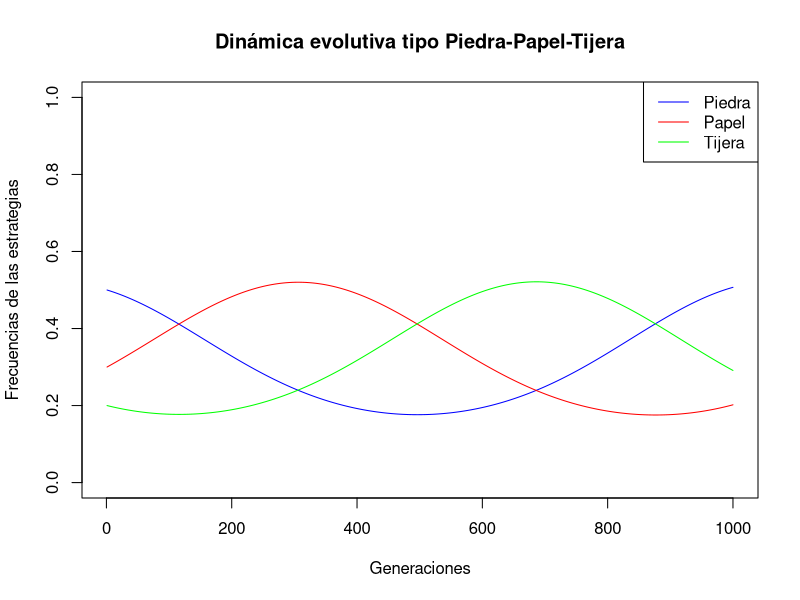

The R source for this figure:

###########################################################
# Simulación de un juego evolutivo tipo Piedra-Papel-Tijera 
###########################################################

# Condiciones iniciales: 

# Frecuencias iniciales definidas por usuario:
Frecuencias <- c(0.5,0.3,0.2) # Piedra, Papel, Tijera

# Frecuencias iniciales  aleatorias:
# set.seed(123)  # Para reproducibilidad
# Frecuencias <- runif(3) # se asigna de forma aleatoria 
# las Frecuencias iniciales de las 3 estrategias

Frecuencias <- Frecuencias / sum(Frecuencias)  # Normalizar para que las
# Frecuencias sumen 1

# Parámetros de la simulación:
Generaciones <- 1000  # Número de pasos temporales
dt <- 0.01            # Tamaño del paso temporal

# Matriz de pagos:
Matriz_Pagos <- matrix(c( 0, -1,  1,    # Piedra vs Piedra, Papel, Tijera
                          1,  0, -1,   # Papel vs Piedra, Papel, Tijera
                         -1,  1,  0),  # Tijera vs Piedra, Papel, Tijera
                       nrow = 3, byrow = TRUE)
rownames(Matriz_Pagos) <- c("Piedra", "Papel", "Tijera")
colnames(Matriz_Pagos) <- c("Piedra", "Papel", "Tijera")

Matriz_Pagos

# Función para calcular el fitness de cada estrategia:
Calcular_Fitness <- function(Frecuencias, Matriz_Pagos) {
  Fitness <- Matriz_Pagos %*% Frecuencias  # Multiplicación matricial (fitness esperado)
  return(Fitness)
}

# Ecuaciones de los Organismos (ecuaciones dinámicas):
Organismos <- function(Frecuencias, Fitness) {
  Fitness_Promedio <- sum(Frecuencias * Fitness)  # Aptitud promedio de la población
  d_Frecuencias <- Frecuencias * (Fitness - Fitness_Promedio)  # Cambio en Frecuenciass
  return(d_Frecuencias)
}

# Matriz para almacenar las Frecuencias a lo largo del tiempo:
Resultado <- matrix(NA, nrow = Generaciones, ncol = 3)
Resultado[1, ] <- Frecuencias

# Simulación:
for (t in 2:Generaciones) {
  Fitness <- Calcular_Fitness(Resultado[t-1, ], Matriz_Pagos)
  d_Frecuencias <- Organismos(Resultado[t-1, ], Fitness)
  Resultado[t, ] <- Resultado[t-1, ] + dt * d_Frecuencias
  
  # Asegurar que las Frecuencias permanezcan entre 0 y 1 y sumen 1
  Resultado[t, ] <- pmax(Resultado[t, ], 0)  # Evitar negativos
  Resultado[t, ] <- Resultado[t, ] / sum(Resultado[t, ])  # Renormalizar
}

# Graficar los resultados:
plot(1:Generaciones, Resultado[, 1], 
     type = "l", 
     col = "blue", 
     ylim = c(0, 1),
     xlab = "Generaciones", ylab = "Frecuencias de las estrategias", 
     main = "Dinámica evolutiva tipo Piedra-Papel-Tijera")
lines(1:Generaciones, Resultado[, 2], col = "red")
lines(1:Generaciones, Resultado[, 3], col = "green")
legend("topright", legend = c("Piedra", "Papel", "Tijera"), 
       col = c("blue", "red", "green"), lty = 1)

# Inspirado en: Alonzo, Suzanne H.; Sinervo, Barry. 2001. 
# Mate choice games, context-dependent good genes, and 
# genetic cycles in the side-blotched lizard, Uta stansburiana. 
# Behavioral Ecology and Sociobiology. 49 (2–3): 176–186.

